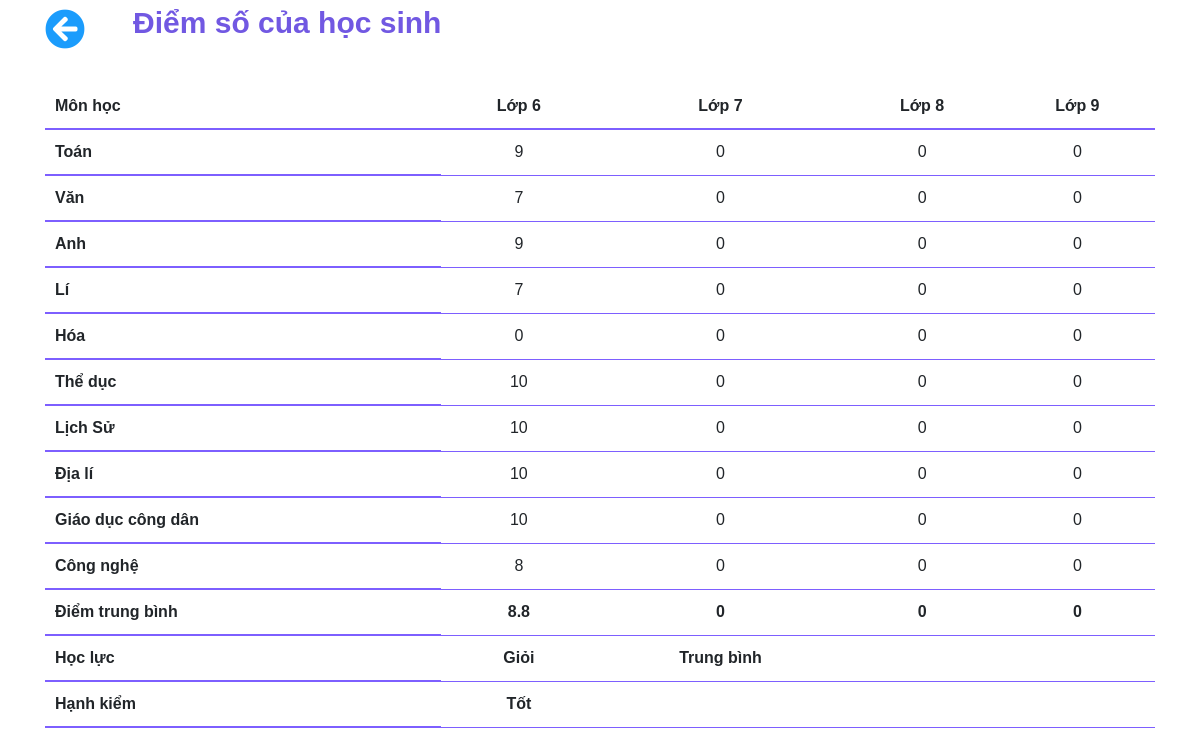
Page /hocsinh/xemdiem.php (signed in) on the committed database.
### tables this page shows
CREATE TABLE `diem` (
  `maso` varchar(50) NOT NULL DEFAULT '0000',
  `diemtoan6` float NOT NULL DEFAULT 0,
  `diemvan6` float NOT NULL DEFAULT 0,
  `diemanh6` float NOT NULL DEFAULT 0,
  `diemli6` float NOT NULL DEFAULT 0,
  `diemhoa6` float NOT NULL DEFAULT 0,
  `diemtheduc6` float NOT NULL DEFAULT 0,
  `diemlichsu6` float NOT NULL DEFAULT 0,
  `diemdiali6` float NOT NULL DEFAULT 0,
  `diemgdcd6` float NOT NULL DEFAULT 0,
  `diemcongnghe6` float NOT NULL DEFAULT 0,
  `diemtrungbinh6` float NOT NULL DEFAULT 0,
  `diemtoan7` float NOT NULL DEFAULT 0,
  `diemvan7` float NOT NULL DEFAULT 0,
  `diemanh7` float NOT NULL DEFAULT 0,
  `diemli7` float NOT NULL DEFAULT 0,
  `diemhoa7` float NOT NULL DEFAULT 0,
  `diemtheduc7` float NOT NULL DEFAULT 0,
  `diemlichsu7` float NOT NULL DEFAULT 0,
  `diemdiali7` float NOT NULL DEFAULT 0,
  `diemgdcd7` float NOT NULL DEFAULT 0,
  `diemcongnghe7` float NOT NULL DEFAULT 0,
  `diemtrungbinh7` float NOT NULL DEFAULT 0,
  `diemtoan8` float NOT NULL DEFAULT 0,
  `diemvan8` float NOT NULL DEFAULT 0,
  `diemanh8` float NOT NULL DEFAULT 0,
  `diemli8` float NOT NULL DEFAULT 0,
  `diemhoa8` float NOT NULL DEFAULT 0,
  `diemtheduc8` float NOT NULL DEFAULT 0,
  `diemlichsu8` float NOT NULL DEFAULT 0,
  `diemdiali8` float NOT NULL DEFAULT 0,
  `diemgdcd8` float NOT NULL DEFAULT 0,
  `diemcongnghe8` float NOT NULL DEFAULT 0,
  `diemtrungbinh8` float NOT NULL DEFAULT 0,
  `diemtoan9` float NOT NULL DEFAULT 0,
  `diemvan9` float NOT NULL DEFAULT 0,
  `diemanh9` float NOT NULL DEFAULT 0,
  `diemli9` float NOT NULL DEFAULT 0,
  `diemhoa9` float NOT NULL DEFAULT 0,
  `diemtheduc9` float NOT NULL DEFAULT 0,
  `diemlichsu9` float NOT NULL DEFAULT 0,
  `diemdiali9` float NOT NULL DEFAULT 0,
  `diemgdcd9` float NOT NULL DEFAULT 0,
  `diemcongnghe9` float NOT NULL DEFAULT 0,
  `diemtrungbinh9` float NOT NULL DEFAULT 0,
  `sinhhoc6` float NOT NULL DEFAULT 0,
  `sinhhoc7` float NOT NULL DEFAULT 0,
  `sinhhoc8` float NOT NULL DEFAULT 0,
  `sinhhoc9` float NOT NULL DEFAULT 0,
  `hocluc6` varchar(30) NOT NULL DEFAULT '',
  `hanhkiem6` varchar(30) NOT NULL DEFAULT '',
  `hocluc7` varchar(30) NOT NULL DEFAULT '',
  `hanhkiem7` varchar(30) NOT NULL DEFAULT '',
  `hocluc8` varchar(30) NOT NULL DEFAULT '',
  `hanhkiem8` varchar(30) NOT NULL DEFAULT '',
  `hocluc9` varchar(30) NOT NULL DEFAULT '',
  `hanhkiem9` varchar(30) NOT NULL DEFAULT ''
);

### hocsinh/xemdiem.php (the view, shortened to what this page needs)
<?php
    include '../connect.php';
    $maso = $_SESSION['maso'];
    $sql = "SELECT * FROM thongtinsinhvien WHERE maso='$maso'" ;
    $query = mysqli_query($conn,$sql);
    $name = mysqli_fetch_assoc($query);
    $maso = $_SESSION['maso'];
    $sql = "SELECT * FROM diem WHERE maso='$maso'";
    $query = mysqli_query($conn,$sql);
    $data = mysqli_fetch_assoc($query);
?>
<!DOCTYPE html>
<html lang="en">
<head>
    <link rel="stylesheet" href="https://maxcdn.bootstrapcdn.com/bootstrap/4.5.2/css/bootstrap.min.css">
    <link rel="stylesheet" href="https://maxcdn.bootstrapcdn.com/bootstrap/4.3.1/css/bootstrap.min.css">
    <link rel="stylesheet" href="https://use.fontawesome.com/releases/v5.6.3/css/all.css"></head>
    <link rel="stylesheet" href="../style.css">
</head>
<body>
    <div class="container" style="display:flex">
        <a class="buttonback" href="./index.php"><i class="fas fa-arrow-circle-left"></i></a>&emsp;&emsp;&emsp;
        <span class="word">Điểm số của học sinh <?= $name['ten'] ?></span>
    </div>
    <br>
    <div class="container">
        <table class="liststd" style="width:100%">
        <tr>
            <th>Môn học</th>
            <th class="classscore">Lớp 6</th>
            <th class="classscore">Lớp 7</th>
            <th class="classscore">Lớp 8</th>
            <th class="class9 classscore">Lớp 9</th>
        </tr>
        <tr>
            <th>Toán</th>
            <td><?= $data["diemtoan6"] ?></td>
            <td><?= $data["diemtoan7"] ?></td>
            <td><?= $data["diemtoan8"] ?></td>
            <td><?= $data["diemtoan9"] ?></td>
        </tr>
        <tr>
            <th>Văn</th>
            <td><?= $data["diemvan6"] ?></td>
            <td><?= $data["diemvan7"] ?></td>
            <td><?= $data["diemvan8"] ?></td>
            <td><?= $data["diemvan9"] ?></td>
        </tr>
        <tr>
            <th>Anh</th>
            <td><?= $data["diemanh6"] ?></td>
            <td><?= $data["diemanh7"] ?></td>
            <td><?= $data["diemanh8"] ?></td>
            <td><?= $data["diemanh9"] ?></td>
        </tr>
        <tr>
            <th>Lí</th>
            <td><?= $data["diemli6"] ?></td>
            <td><?= $data["diemli7"] ?></td>
            <td><?= $data["diemli8"] ?></td>
            <td><?= $data["diemli9"] ?></td>
        </tr>
        <tr>
            <th>Hóa</th>
            <td><?= $data["diemhoa6"] ?></td>
            <td><?= $data["diemhoa7"] ?></td>
            <td><?= $data["diemhoa8"] ?></td>
            <td><?= $data["diemhoa9"] ?></td>
        </tr>
        <tr>
            <th>Thể dục</th>
            <td><?= $data["diemtheduc6"] ?></td>
            <td><?= $data["diemtheduc7"] ?></td>
            <td><?= $data["diemtheduc8"] ?></td>
            <td><?= $data["diemtheduc9"] ?></td>
        </tr>
        <tr>
            <th>Lịch Sử</th>
            <td><?= $data["diemlichsu6"] ?></td>
            <td><?= $data["diemlichsu7"] ?></td>
            <td><?= $data["diemlichsu8"] ?></td>
            <td><?= $data["diemlichsu9"] ?></td>
        </tr>
        <tr>
            <th>Địa lí</th>
            <td><?= $data["diemdiali6"] ?></td>
            <td><?= $data["diemdiali7"] ?></td>
            <td><?= $data["diemdiali8"] ?></td>
            <td><?= $data["diemdiali9"] ?></td>
        </tr>
        <tr>
            <th>Giáo dục công dân</th>
            <td><?= $data["diemgdcd6"] ?></td>
            <td><?= $data["diemgdcd7"] ?></td>
            <td><?= $data["diemgdcd8"] ?></td>
            <td><?= $data["diemgdcd9"] ?></td>
        </tr>
        <tr>
            <th>Công nghệ</th>
            <td><?= $data["diemcongnghe6"] ?></td>
            <td><?= $data["diemcongnghe7"] ?></td>
            <td><?= $data["diemcongnghe8"] ?></td>
            <td><?= $data["diemcongnghe9"] ?></td>
        </tr>
        <tr>
            <th>Điểm trung bình</th>
            <td><b><?= $data["diemtrungbinh6"] ?></b></td>
            <td><b><?= $data["diemtrungbinh7"] ?></b></td>
            <td><b><?= $data["diemtrungbinh8"] ?></b></td>
            <td><b><?= $data["diemtrungbinh9"] ?></b></td>
        </tr>
        <tr>
            <th>Học lực</th>
            <td><b><?= $data["hocluc6"] ?></b></td>
            <td><b><?= $data["hocluc7"] ?></b></td>
            <td><b><?= $data["hocluc8"] ?></b></td>
            <td><b><?= $data["hocluc9"] ?></b></td>
        </tr>
        <tr>
            <th>Hạnh kiểm</th>
            <td><b><?= $data["hanhkiem6"] ?></b></td>
            <td><b><?= $data["hanhkiem7"] ?></b></td>
            <td><b><?= $data["hanhkiem8"] ?></b></td>
            <td><b><?= $data["hanhkiem9"] ?></b></td>
        </tr>
        </table>
    </div>
    <br>
</body>
</html>

### style.css (style rules this page uses)
* { font-family: 'poppins', sans-serif; }
* { padding: 0; margin: 0; box-sizing: border-box; }
.buttonback { font-size: 40px; color: #1B9CFC; }
.word { font-size: 30px; color: #7158e2; font-weight: 600; }
.classscore { text-align: center; }
.class9 { border-right: none; }
.liststd td { padding: 10px; border-bottom: 1px solid #7d5fff; text-align: center; }
.liststd th { padding: 10px; border-bottom: 2px solid #7d5fff; }

### rows in the picture
diem: diemtoan6 "9", diemtoan7 "0", diemtoan8 "0", diemtoan9 "0", diemvan6 "7", diemvan7 "0", diemvan8 "0", diemvan9 "0", diemanh6 "9", diemanh7 "0", diemanh8 "0", diemanh9 "0", diemli6 "7", diemli7 "0", diemli8 "0", diemli9 "0", diemhoa6 "0", diemhoa7 "0", diemhoa8 "0", diemhoa9 "0", diemtheduc6 "10", diemtheduc7 "0", diemtheduc8 "0", diemtheduc9 "0", diemlichsu6 "10", diemlichsu7 "0", diemlichsu8 "0", diemlichsu9 "0", diemdiali6 "10", diemdiali7 "0", diemdiali8 "0", diemdiali9 "0", diemgdcd6 "10", diemgdcd7 "0", diemgdcd8 "0", diemgdcd9 "0", diemcongnghe6 "8", diemcongnghe7 "0", diemcongnghe8 "0", diemcongnghe9 "0", diemtrungbinh6 "8.8", diemtrungbinh7 "0", diemtrungbinh8 "0", diemtrungbinh9 "0", hocluc6 "Giỏi", hocluc7 "Trung bình", hanhkiem6 "Tốt"
